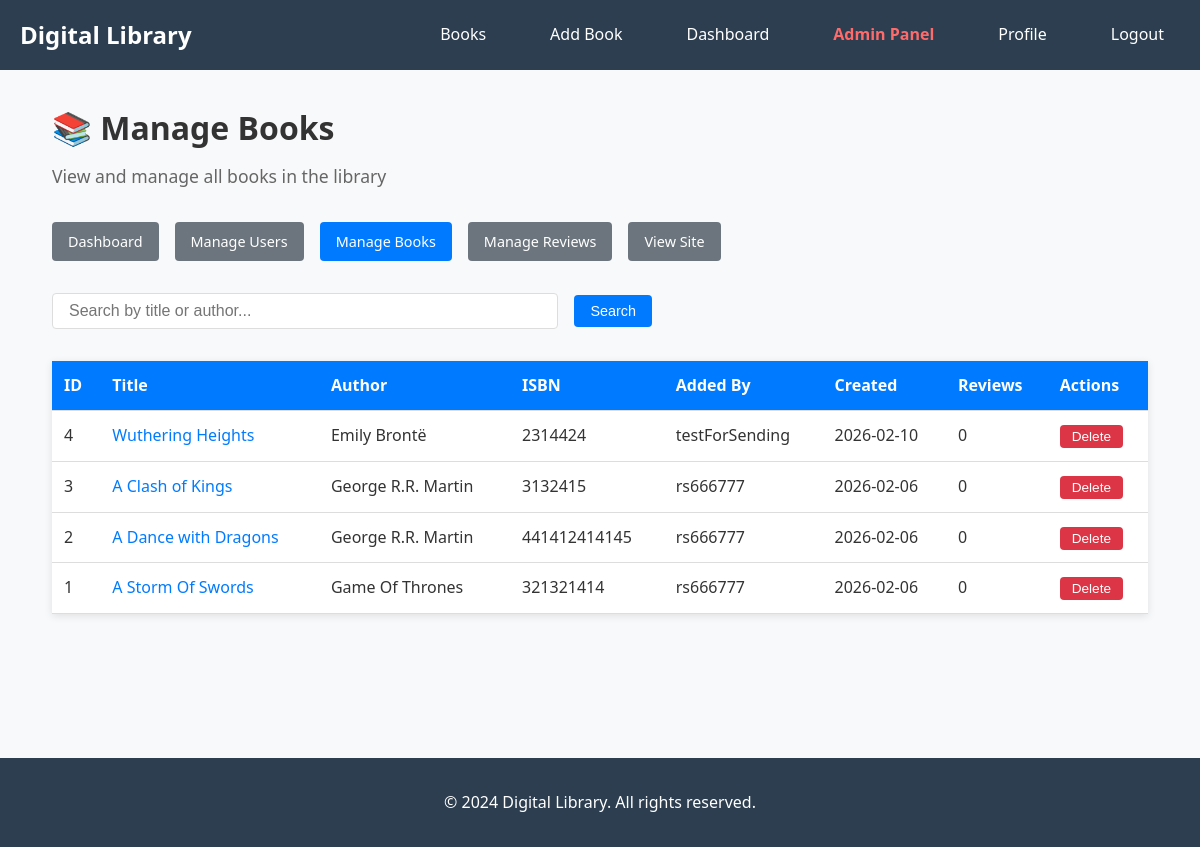
The app's page /user/admin/books (signed in) with its own data.
### models/book.py (models this page shows, shortened)
class Book(db.Model):
    id = db.Column(db.Integer, primary_key=True)
    title = db.Column(db.String(200), nullable=False)
    author = db.Column(db.String(150), nullable=False)
    isbn = db.Column(db.String(13), unique=True)
    description = db.Column(db.Text)
    published_date = db.Column(db.Date)
    cover_image = db.Column(db.String(300))
    created_at = db.Column(db.DateTime, default=datetime.utcnow)
    submitted_by = db.Column(db.Integer, db.ForeignKey('user.id'), nullable=False)
    reviews = db.relationship('Review', backref='book', lazy=True, cascade='all, delete-orphan')
    submitter = db.relationship('User', backref='books_submitted', lazy=True)

### models/user.py (models this page shows, shortened)
class User(UserMixin, db.Model):
    id = db.Column(db.Integer, primary_key=True)
    username = db.Column(db.String(150), unique=True, nullable=False)
    email = db.Column(db.String(150), unique=True, nullable=False)
    password_hash = db.Column(db.String(150), nullable=False)
    role = db.Column(db.String(20), default='normal', nullable=False)  # 'normal' or 'admin'
    is_banned = db.Column(db.Boolean, default=False, nullable=False)
    created_at = db.Column(db.DateTime, default=lambda: datetime.now(timezone.utc))
    profile_picture = db.Column(db.String(300))
    bio = db.Column(db.Text)
    reviews = db.relationship('Review', backref='author', lazy=True)
    def is_admin(self):
        return self.role == 'admin'

### controllers/admin_controller.py (the view)
@admin_bp.route("/user/admin/books")
@login_required
@admin_required
def manage_books():
    page = request.args.get('page', 1, type=int)
    search = request.args.get('search', '')
    books = get_books_service(page, search)
    return render_template('admin/books.html', books=books, search=search)

### app.py (called while the page is built)
def create_app(config_name=None):
    app = Flask(__name__)
    if config_name is None:
        config_name = os.environ.get('FLASK_ENV', 'development')
    app.config.from_object(config[config_name])
    db.init_app(app)
    mail = Mail(app)
    login_manager = LoginManager(app)
    login_manager.login_view = 'auth.login'
    @login_manager.user_loader
    def load_user(user_id):
        return User.query.get(int(user_id))
    from controllers.main_controller import main_bp
    from controllers.auth_controller import auth_bp
    from controllers.book_controller import book_bp
    from controllers.review_controller import review_bp
    from controllers.admin_controller import admin_bp
    app.register_blueprint(main_bp)
    app.register_blueprint(auth_bp)
    app.register_blueprint(book_bp)
    app.register_blueprint(review_bp)
    app.register_blueprint(admin_bp)
    return app

### controllers/admin_controller.py (called while the page is built)
def admin_required(f):
    @wraps(f)
    def decorated_function(*args, **kwargs):
        if not current_user.is_authenticated or not current_user.is_admin():
            flash('You do not have permission to access this page.')
            return redirect(url_for('main.index'))
        return f(*args, **kwargs)
    return decorated_function

### services/admin_service.py (called while the page is built, shortened)
def get_books(page, search):
    query = Book.query
    return query.order_by(Book.created_at.desc()).paginate(page=page, per_page=20)

### templates/admin/books.html (shortened to what this page needs)
{% extends "base.html" %}
{% block content %}
<div class="admin-dashboard">
    <h1>📚 Manage Books</h1>
    <p class="welcome-message">View and manage all books in the library</p>
    <div class="admin-nav">
        <a href="{{ url_for('admin.admin_dashboard') }}" class="btn btn-secondary">Dashboard</a>
        <a href="{{ url_for('admin.manage_users') }}" class="btn btn-secondary">Manage Users</a>
        <a href="{{ url_for('admin.manage_books') }}" class="btn btn-primary">Manage Books</a>
        <a href="{{ url_for('admin.manage_reviews') }}" class="btn btn-secondary">Manage Reviews</a>
        <a href="{{ url_for('book.user_books') }}" class="btn btn-secondary">View Site</a>
    </div>
    <div class="search-section">
        <form method="GET" action="{{ url_for('admin.manage_books') }}" class="search-form">
            <input type="text" name="search" value="{{ search }}" placeholder="Search by title or author..." class="form-control">
            <button type="submit" class="btn btn-primary">Search</button>
        </form>
    </div>
    <div class="admin-section">
        {% if books.items %}
            <table class="admin-table">
                <thead>
                    <tr>
                        <th>ID</th>
                        <th>Title</th>
                        <th>Author</th>
                        <th>ISBN</th>
                        <th>Added By</th>
                        <th>Created</th>
                        <th>Reviews</th>
                        <th>Actions</th>
                    </tr>
                </thead>
                <tbody>
                    {% for book in books.items %}
                    <tr>
                        <td>{{ book.id }}</td>
                        <td>
                            <a href="{{ url_for('book.book_detail', book_id=book.id) }}" target="_blank">
                                {{ book.title }}
                            </a>
                        </td>
                        <td>{{ book.author }}</td>
                        <td>{{ book.isbn if book.isbn else 'N/A' }}</td>
                        <td>{{ book.submitter.username if book.submitter else 'Unknown' }}</td>
                        <td>{{ book.created_at.strftime('%Y-%m-%d') }}</td>
                        <td>{{ book.reviews|length }}</td>
                        <td>
                            <form method="POST" action="{{ url_for('admin.delete_book', book_id=book.id) }}" onsubmit="return confirm('Are you sure you want to delete this book? This will also delete all its reviews.');" style="display: inline;">
                                <button type="submit" class="btn btn-danger btn-sm">Delete</button>
                            </form>
                        </td>
                    </tr>
                    {% endfor %}
                </tbody>
            </table>
        {% else %}
            <p>No books found{% if search %} matching "{{ search }}"{% endif %}.</p>
        {% endif %}
    </div>
</div>
{% endblock %}

### static/css/style.css (style rules this page uses)
* { margin: 0; padding: 0; box-sizing: border-box; }
body { font-family: 'Segoe UI', Tahoma, Geneva, Verdana, sans-serif; line-height: 1.6; color: #333; background-color: #f8f9fa; }
.btn { display: inline-block; padding: 0.5rem 1rem; text-decoration: none; border: none; border-radius: 4px; cursor: pointer; font-size: 1rem; transition: background-color 0.3s; }
.btn-primary { background-color: #3498db; color: white; }
.btn-secondary { background-color: #95a5a6; color: white; }
.btn-danger { background-color: #e74c3c; color: white; }
.search-form { display: flex; gap: 1rem; align-items: center; }
.search-form input { flex: 1; padding: 0.5rem; border: 1px solid #ddd; border-radius: 4px; }

### templates/admin/books.html (style rules this page uses)
.admin-dashboard { max-width: 1400px; margin: 0 auto; padding: 2rem; }
.admin-dashboard h1 { margin-bottom: 0.5rem; }
.welcome-message { color: #666; margin-bottom: 2rem; font-size: 1.1rem; }
.admin-nav { margin-bottom: 2rem; display: flex; gap: 1rem; flex-wrap: wrap; }
.search-section { margin-bottom: 2rem; }
.search-form { display: flex; gap: 1rem; max-width: 600px; }
.search-form .form-control { flex: 1; padding: 0.5rem 1rem; border: 1px solid #ddd; border-radius: 4px; font-size: 1rem; }
.admin-section { margin-bottom: 3rem; }
.admin-table { width: 100%; border-collapse: collapse; background: white; box-shadow: 0 2px 8px rgba(0,0,0,0.1); }
.admin-table th, .admin-table td { padding: 0.75rem; text-align: left; border-bottom: 1px solid #ddd; }
.admin-table th { background: #007bff; color: white; font-weight: 600; }
.admin-table a { color: #007bff; text-decoration: none; }
.btn { padding: 0.5rem 1rem; border: none; border-radius: 4px; cursor: pointer; text-decoration: none; display: inline-block; font-size: 0.9rem; transition: background 0.3s; }
.btn-primary { background: #007bff; color: white; }
.btn-secondary { background: #6c757d; color: white; }
.btn-danger { background: #dc3545; color: white; }
.btn-sm { padding: 0.25rem 0.75rem; font-size: 0.85rem; }

### records on screen
Book: id "4", title "Wuthering Heights", author "Emily Brontë", isbn "2314424", submitter "testForSending", created_at "2026-02-10", reviews|length "0"
Book: id "3", title "A Clash of Kings", author "George R.R. Martin", isbn "3132415", submitter "rs666777", created_at "2026-02-06", reviews|length "0"
Book: id "2", title "A Dance with Dragons", author "George R.R. Martin", isbn "441412414145", submitter "rs666777", created_at "2026-02-06", reviews|length "0"
Book: id "1", title "A Storm Of Swords", author "Game Of Thrones", isbn "321321414", submitter "rs666777", created_at "2026-02-06", reviews|length "0"
